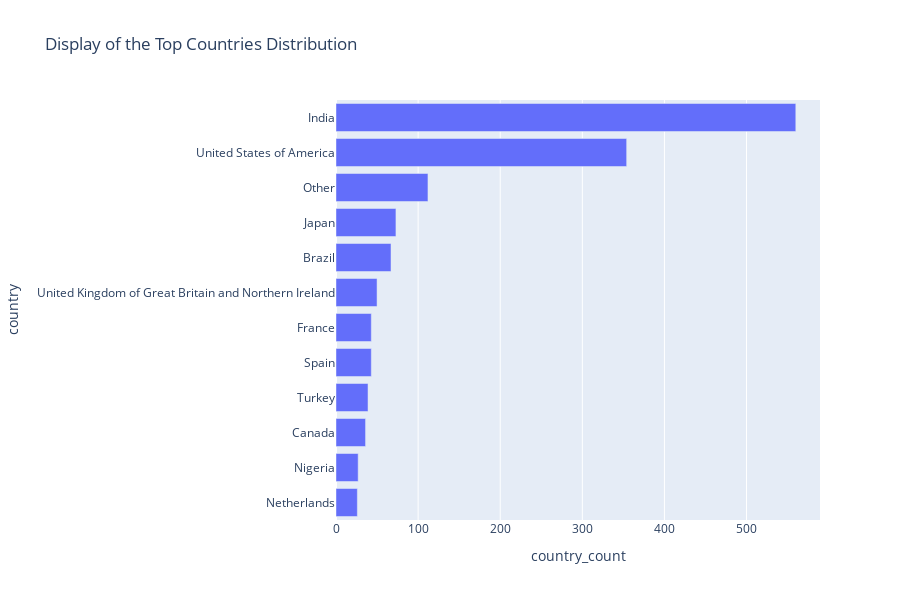

The notebook cell saved with this chart:
### Code cell
dist_graph(ds_data, 'Q4', 'country', 'country_count', 'Display of the Top Countries Distribution')

### Figure 1 — Plotly figure (JSON) as saved in the notebook; plotly's stock layout.template omitted (floating-point values rounded to 4 significant figures)
{"data": [{"alignmentgroup": "True", "customdata": [[29.03], [18.35], [5.81], [3.78], [3.47], [2.59], [2.23], [2.23], [2.02], [1.87], [1.4], [1.35]], "hovertemplate": "country_count=%{x}<br>country=%{y}<br>pertcg=%{customdata[0]}<extra></extra>", "legendgroup": "", "marker": {"color": "#636efa", "pattern": {"shape": ""}}, "name": "", "offsetgroup": "", "orientation": "h", "showlegend": false, "textposition": "auto", "type": "bar", "x": [560, 354, 112, 73, 67, 50, 43, 43, 39, 36, 27, 26], "xaxis": "x", "y": ["India", "United States of America", "Other", "Japan", "Brazil", "United Kingdom of Great Britain and Northern Ireland", "France", "Spain", "Turkey", "Canada", "Nigeria", "Netherlands"], "yaxis": "y"}], "layout": {"barmode": "relative", "height": 600, "legend": {"tracegroupgap": 0}, "title": {"text": "Display of the Top Countries Distribution"}, "width": 900, "xaxis": {"anchor": "y", "domain": [0, 1], "title": {"text": "country_count"}}, "yaxis": {"anchor": "x", "autorange": "reversed", "domain": [0, 1], "title": {"text": "country"}}}}
